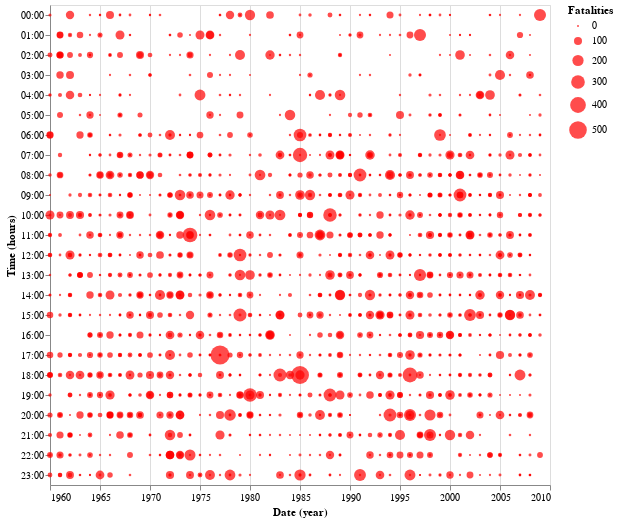

This figure's notebook cell:
### Code cell
alt.Chart(vis1).mark_circle().encode(
    x = alt.X('year(Date):T', scale = alt.Scale(zero = False, domain=(1960, 2010))),
    y = alt.Y('hours(Time):O'),
    color=alt.value('red'),
    size = alt.Size('Fatalities:Q'),
    tooltip=['Location', 'Aboard', 'Fatalities']
).properties(width = 500)

### Figure 1 — Vega-Lite specification as saved in the notebook (floating-point values rounded to 4 significant figures; data arrays with more than 128 entries replaced by an {"elided": "..."} marker saying what was removed)
{"config": {"view": {"continuousWidth": 400, "continuousHeight": 300}}, "data": {"name": "data-b9f3bdf588c3067b5a061d7b5f16b4c6"}, "mark": "circle", "encoding": {"color": {"value": "red"}, "size": {"type": "quantitative", "field": "Fatalities"}, "tooltip": [{"type": "nominal", "field": "Location"}, {"type": "quantitative", "field": "Aboard"}, {"type": "quantitative", "field": "Fatalities"}], "x": {"type": "temporal", "field": "Date", "scale": {"domain": [1960, 2010], "zero": false}, "timeUnit": "year"}, "y": {"type": "ordinal", "field": "Time", "timeUnit": "hours"}}, "width": 500, "$schema": "https://vega.github.io/schema/vega-lite/v4.0.0.json", "datasets": {"data-b9f3bdf588c3067b5a061d7b5f16b4c6": {"elided": "2117 records"}}}
